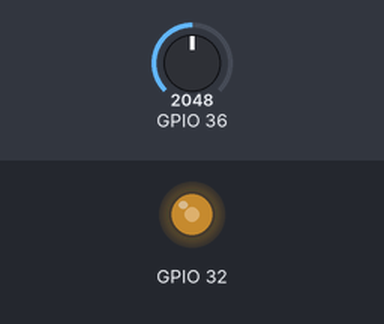
Simulated run of this sketch. Board: ESP32. On the bench: output pins drawn as LEDs (lit = HIGH). The test bench sets the inputs (shaded band); at power-on: GPIO 36 = 2048.

Above: at 1.8 s.
1.9 s: GPIO 36 set to 2866
At 2.4 s:
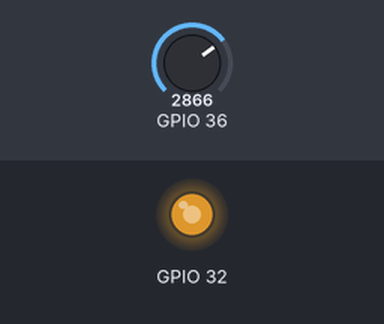
3.5 s: GPIO 36 set to 3603
At 5.1 s:
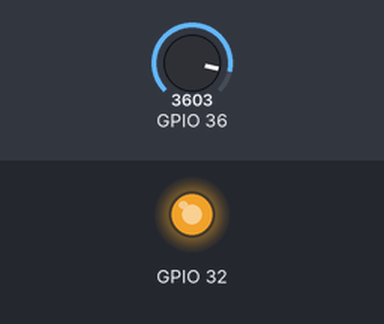
5.5 s: GPIO 36 set to 491
At 6.7 s:
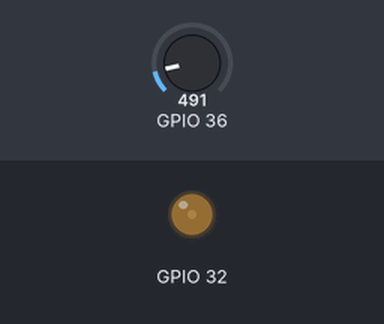
7.5 s: GPIO 36 set to 0
At 9.4 s:
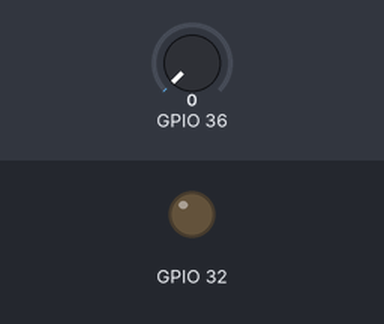
Timing chart, 0 to 10.5 s (numbered marks = the images above; inputs shaded):
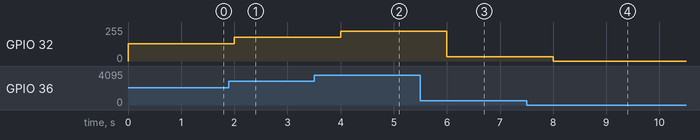

The sketch:

ejc3.ino
```cpp
//5Khz pwm signal proportional to an ADC value
uint16_t test = 0, value = 0;
void setup() {
  //LED_PWM controller used to generate PWM signals
  ledcSetup(0, 5000, 12);
  //Group 0, channel 0, Timer = 0, f = 5Khz
  //bit_num == duty_resolution = 12bit
  ledcAttachPin(32, 0);
  //Associate timer to GPIO32
  Serial.begin(9600);
}

void loop() {
  value = analogRead(36);   //Pin 36
  ledcWrite(0, value);      //Duty in this case is Ton
  delay(1000);
}
```

Measured:
- after the input at 1.9 s, GPIO 32: 128/255 → 178/255 after 0.10 s
- after the input at 3.5 s, GPIO 32: 178/255 → 224/255 after 0.50 s
- after the input at 5.5 s, GPIO 32: 224/255 → 31/255 after 0.50 s
- after the input at 7.5 s, GPIO 32: 31/255 → 0/255 after 0.50 s
